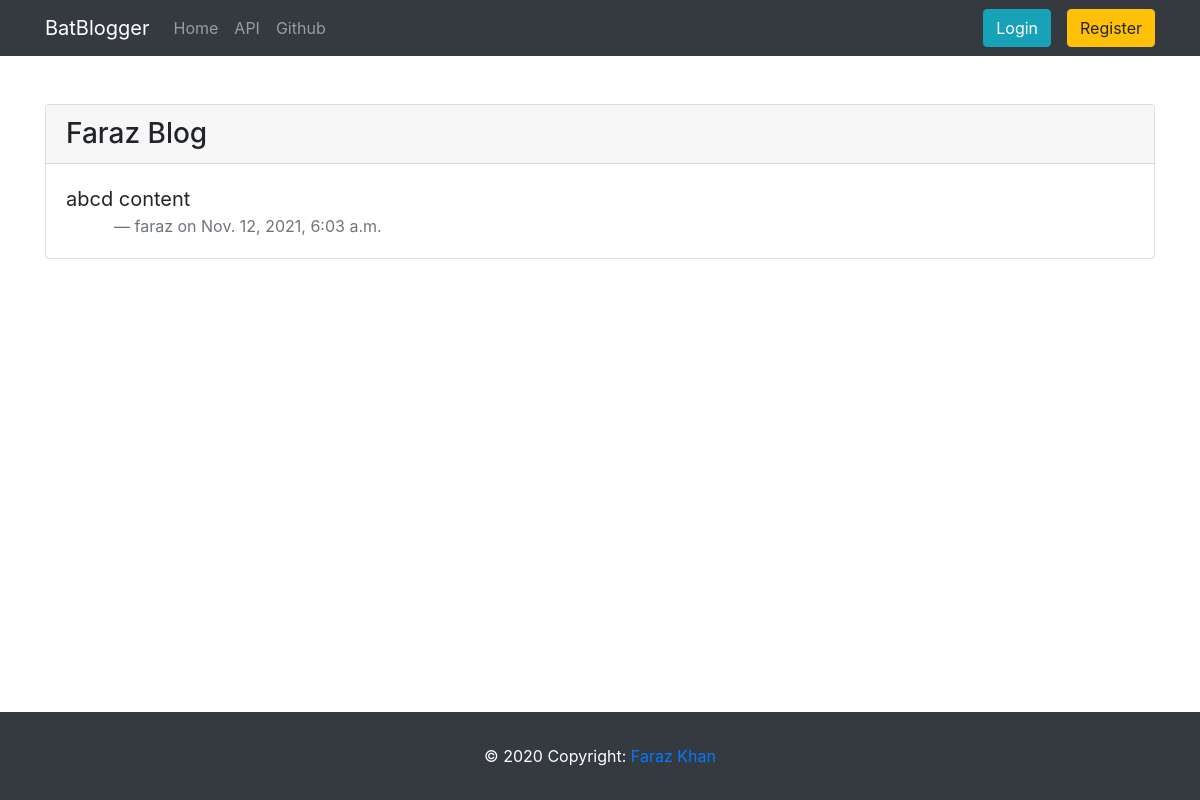
Page /blog/3/ on the committed database.
### blog/models.py (models this page shows, shortened)
class Blog(models.Model):
    title = models.CharField(max_length=100, blank=True, default='')
    content = models.CharField(max_length=200, blank=True, default='')
    author = models.ForeignKey(User,related_name='blogs',on_delete=models.CASCADE)
    created_on = models.DateTimeField(default=timezone.now)

### webui/views.py (the view)
# urls.py: path('blog/<int:pk>/', BlogDetailView.as_view(),name='ui-blog-detail'),
class BlogDetailView(DetailView):
    model = Blog
    template_name = "blog_detail.html"

### templates/blog_detail.html (shortened to what this page needs)
{% extends "base.html" %}
{% block content %}
<div style="margin-bottom:200px;" class="container">
<div class="card my-5">
    <div class="card-header">
        <h3 class="d-inline">{{object.title}}</h3>
    </div>
    <div class="card-body">
      <blockquote class="blockquote mb-0">
        {{object.content}}
        <footer class="ml-5 blockquote-footer">{{object.author}} on {{object.created_on}}</footer>
      </blockquote>
    </div>
</div>
</div>
{% endblock content %}

### rows in the picture
Blog: title "Faraz Blog", content "abcd content", author "faraz", created_on "Nov. 12, 2021, 6:03 a.m."
